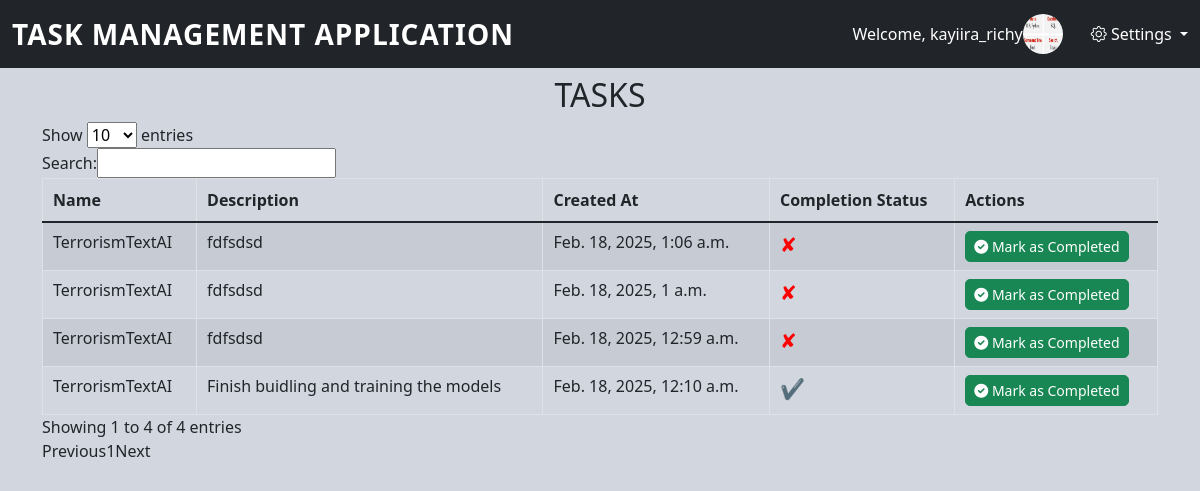
/tasks/dashboard/ (signed in), run on the app's committed database.
### accounts/models.py (models this page shows, shortened)
class User(AbstractUser):
    class Meta:
        ordering = ['-updated_at']
    STATUS_CHOICES = [
            ('Pending', 'Pending'),
            ('Approved', 'Approved'),
            ('Rejected', 'Rejected'),
        ]
    email = models.EmailField("user email", blank=True, null=True)
    role = models.ForeignKey("Role", on_delete=models.CASCADE, blank=True, null=True)
    status = models.CharField(max_length=20, choices=STATUS_CHOICES, default='Approved')
    image = models.ImageField(upload_to='accounts/user/', null=True, blank=True)
    slug = models.SlugField("Safe Url", unique=True, blank=True, null=True, max_length=200)
    created_at = models.DateTimeField(auto_now_add=True, null=True, blank=True)
    updated_at = models.DateTimeField(auto_now=True, null=True, blank=True)

### tasks/models.py (models this page shows, shortened)
class Task(models.Model):
    class Meta:
        ordering = ['-updated_at']
    name = models.CharField(max_length=100)
    description = models.CharField(max_length=200)
    assigned_to = models.ForeignKey(User,on_delete=models.CASCADE)
    created_at = models.DateTimeField(auto_now_add=True)
    completed = models.BooleanField(default=False)
    updated_at = models.DateTimeField(auto_now=True)
    slug = models.SlugField("Safe Url", unique=True, blank=True, null=True, max_length=200)

### tasks/views.py (the view, shortened to what this page needs)
# urls.py: path('dashboard/', dashboard, name='home'),
@login_required
def dashboard(request):
    context = {}
    if request.method == 'GET':
        if not request.user.role:
            messages.error(request, 'You do not have a role assigned. Please contact the admin.')
            tasks = []
        else:
            tasks = Task.objects.all() if request.user.role.name.lower() in ['task manager', 'admin'] else Task.objects.filter(assigned_to=request.user)
            context['tasks'] = tasks
            task_form = TaskCreationForm()
            context['task_form'] = task_form
    return render(request, 'dashboard.html', context=context)

### tasks/forms.py
class TaskCreationForm(forms.ModelForm):
    COMPLETION_CHOICES = [
        (True, 'Completed'),
        (False, 'Not Completed'),
    ]
    class Meta:
        model = Task
        fields = ['name','description','assigned_to', 'completed']
        widgets = {
            'name': forms.TextInput(attrs={'class': 'form-control', 'placeholder':'Enter Task Name','required':'required'}),
            'description': forms.Textarea(attrs={'class': 'form-control','placeholder':'Enter Description','required':'required','rows':'2'}),
            'assigned_to': forms.Select(attrs={'class': 'form-control','placeholder':'Assign a User','required':'required'}),
            'completed': forms.CheckboxInput(attrs={'class': 'form-check-input'})
        }
    def __init__(self, *args, **kwargs):
        super().__init__(*args, **kwargs)
        self.fields['assigned_to'].label = "Assign To"
        te_role = Role.objects.filter(name = 'Task Executor')
        queryset = User.objects.filter(role__in=te_role)
        self.fields['assigned_to'].queryset = queryset

### accounts/models.py (called while the page is built)
    def __str__(self):
        return f"{self.name}"

### templates/dashboard.html (shortened to what this page needs)
{% extends 'home.html' %}
{% block content %}
<div class="container mt-2">
    <h2 class="text-center">TASKS</h2>
    <div class="table-responsive">
        <table class="table table-striped table-bordered" id="tasksTable">
            <thead>
                <tr>
                    <th>Name</th>
                    <th>Description</th>
                    <th>Created At</th>
                    <th>Completion Status</th>
                    <th>Actions</th>
                </tr>
            </thead>
            <tbody>
                {% for task in tasks %}
                    <tr>
                        <td>{{ task.name }}</td>
                        <td>{{ task.description }}</td>
                        <td>{{ task.created_at }}</td>
                        <td>
                        {% if task.completed %}
                        <span style="color: green; font-size: 20px;">✔</span>
                        {% else %}
                            <span style="color: red; font-size: 20px;">✘</span>
                        {% endif %}
                    </td>
                        <td>
                            {% if request.user.role|lower in 'task manager, admin' %}
                                <a href="{% url 'update' task.slug %}" class="btn btn-info btn-sm" style="border-radius: 5px;">
                                    <i class="fas fa-edit"></i> Update
                                </a>
                                <button type="button" class="btn btn-danger btn-sm" style="border-radius: 5px;" data-bs-toggle="modal" data-bs-target="#deleteTaskModal">
                                    <i class="fas fa-trash-alt"></i> Delete
                                </button>
                                <div class="modal fade" id="deleteTaskModal" tabindex="-1" aria-labelledby="deleteTaskModalLabel" aria-hidden="true">
                                    <div class="modal-dialog">
                                        <div class="modal-content">
                                            <div class="modal-header">
                                                <h5 class="modal-title" id="deleteTaskModalLabel">Delete Task {{ task.name }}</h5>
                                                <button type="button" class="btn-close" data-bs-dismiss="modal" aria-label="Close"></button>
                                            </div>
                                            <div class="modal-body">
                                                <form method="POST" action="{% url 'delete' task.pk %}">
                                                    {% csrf_token %}
                                                    <h3>Are you sure you want to delete this task?</h3>
                                                    <button type="submit" class="btn btn-danger" style="border-radius: 5px;">DELETE TASK</button>
                                                </form>
                                            </div>
                                        </div>
                                    </div>
                                </div>
                            {% else %}
                                <button type="button" class="btn btn-success btn-sm" style="border-radius: 5px;" data-bs-toggle="modal" data-bs-target="#completedTaskModal">
                                    <i class="fas fa-check-circle"></i> Mark as Completed
                                </button>
                            {% endif %}
                        </td>
                    </tr>
                {% endfor %}
            </tbody>
        </table>
    </div>
</div>
{% endblock %}

### templates/home.html (shortened to what this page needs)
{% load static %}
<html lang="en">
    <head>
        <link href="https://cdn.jsdelivr.net/npm/bootstrap@5.1.3/dist/css/bootstrap.min.css" rel="stylesheet" />
        <link rel="stylesheet" href="https://cdnjs.cloudflare.com/ajax/libs/font-awesome/6.0.0-beta3/css/all.min.css" />
        <link href="https://cdn.jsdelivr.net/npm/bootstrap-icons/font/bootstrap-icons.css" rel="stylesheet" />
        <link rel="stylesheet" href="https://cdnjs.cloudflare.com/ajax/libs/magnific-popup.js/1.1.0/magnific-popup.min.css" />
        <link rel="stylesheet" href="{% static 'assets/css/main.css' %}" />
        <link href="{% static 'assets/DataTables/datatables.min.css' %}" rel="stylesheet">
    </head>
<body>
    <nav class="navbar navbar-expand-lg navbar-dark bg-dark" id="navbar">
        <div class="container-fluid">
            <div class="d-flex align-items-center">
                <span class="navbar-brand" style="font-size: 28px; font-weight: 800; letter-spacing: 1px;">
                    TASK MANAGEMENT APPLICATION
                </span>
            </div>
            <div class="d-flex align-items-center ml-auto">
                <div class="d-flex align-items-center">
                    <span class="text-white mr-3">Welcome, {{ request.user.username }}  </span>
                    {% if request.user.image %}
                        <img class="avatar-img rounded-circle" src="{{ request.user.image.url }}" alt="User Image" width="40" height="40">
                    {% endif %}
                </div>
                <div class="dropdown ml-3">
                    <a href="#" class="dropdown-toggle text-white" id="settingsDropdown" role="button" data-bs-toggle="dropdown" aria-expanded="false">
                        <i class="bi bi-gear"></i> Settings
                    </a>
                </div>
            </div>
        </div>
    </nav>
    <section class="main-content-area">
        <div class="content" id="content">
            {% block content %}{% endblock %}
        </div>
</section>
</body>
</html>

### static/assets/css/main.css (style rules this page uses)
.main-content-area { grid-row: 2/-1; grid-column: 2/-1; height: calc(100vh - var(--navbar-height)); overflow-y: auto; background-color: #d2d6de; }
body { background-color: #d2d6de !important; }
a { text-decoration: none !important; color: inherit; }
.navbar .dropdown { margin-left: 20px; }

### data on the page
User: user.username "kayiira_richy", user.image (picture)
Task: name "TerrorismTextAI", description "fdfsdsd", created_at "Feb. 18, 2025, 1:06 a.m."
Task: name "TerrorismTextAI", description "fdfsdsd", created_at "Feb. 18, 2025, 1 a.m."
Task: name "TerrorismTextAI", description "fdfsdsd", created_at "Feb. 18, 2025, 12:59 a.m."
Task: name "TerrorismTextAI", description "Finish buidling and training the models", created_at "Feb. 18, 2025, 12:10 a.m."
